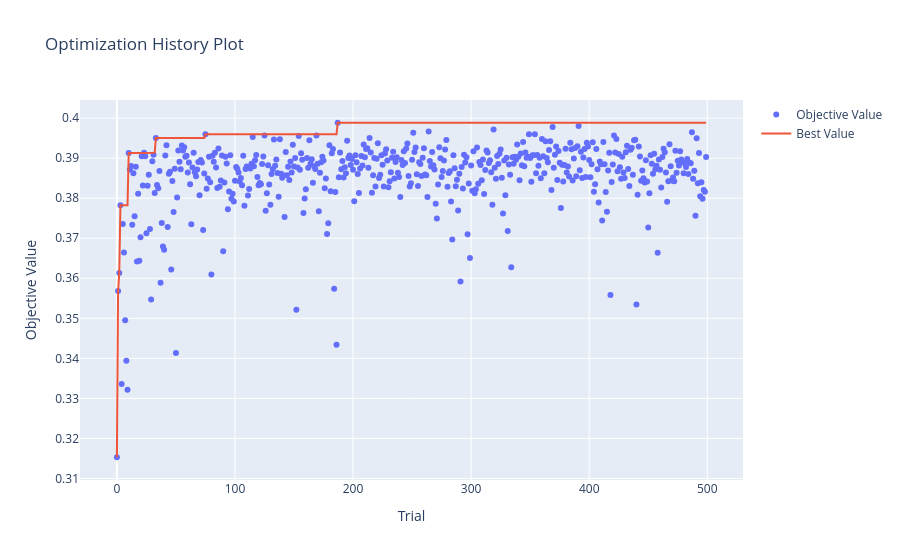
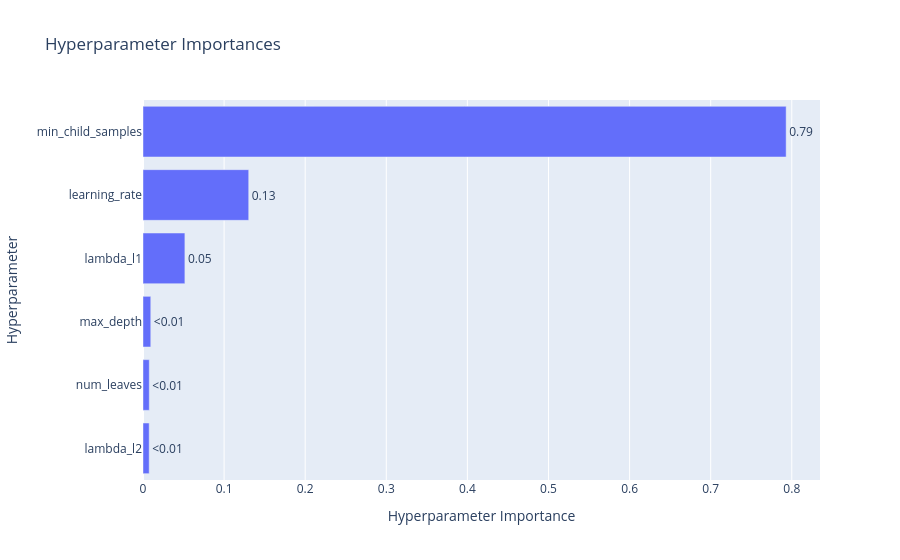

The notebook cell these images were saved under, in order:
### Code cell
# Gráfico 1: Evolución del Kappa
optuna.visualization.plot_optimization_history(study).show()

# Gráfico 2: ¿Qué parámetro es el más influyente?
optuna.visualization.plot_param_importances(study).show()

### Figure 1 — Plotly figure (JSON) as saved in the notebook; plotly's stock layout.template omitted (floating-point values rounded to 4 significant figures; data arrays with more than 128 entries replaced by an {"elided": "..."} marker saying what was removed)
{"data": [{"mode": "markers", "name": "Objective Value", "type": "scatter", "x": {"elided": "500 int values"}, "y": {"elided": "500 float values"}}, {"mode": "lines", "name": "Best Value", "type": "scatter", "x": {"elided": "500 int values"}, "y": {"elided": "500 float values"}}, {"marker": {"color": "#cccccc"}, "mode": "markers", "name": "Infeasible Trial", "showlegend": false, "type": "scatter", "x": [], "y": []}], "layout": {"title": {"text": "Optimization History Plot"}, "xaxis": {"title": {"text": "Trial"}}, "yaxis": {"title": {"text": "Objective Value"}}}}

### Figure 2 — Plotly figure (JSON) as saved in the notebook; plotly's stock layout.template omitted (floating-point values rounded to 4 significant figures)
{"data": [{"cliponaxis": false, "hovertemplate": ["lambda_l2 (FloatDistribution): 0.007620009341794591<extra></extra>", "num_leaves (IntDistribution): 0.0077345863032725806<extra></extra>", "max_depth (IntDistribution): 0.009577058475721639<extra></extra>", "lambda_l1 (FloatDistribution): 0.051652367566955765<extra></extra>", "learning_rate (FloatDistribution): 0.13036537547670443<extra></extra>", "min_child_samples (IntDistribution): 0.7930506028355511<extra></extra>"], "name": "Objective Value", "orientation": "h", "text": ["<0.01", "<0.01", "<0.01", "0.05", "0.13", "0.79"], "textposition": "outside", "type": "bar", "x": [0.00762, 0.007735, 0.009577, 0.05165, 0.1304, 0.7931], "y": ["lambda_l2", "num_leaves", "max_depth", "lambda_l1", "learning_rate", "min_child_samples"]}], "layout": {"title": {"text": "Hyperparameter Importances"}, "xaxis": {"title": {"text": "Hyperparameter Importance"}}, "yaxis": {"title": {"text": "Hyperparameter"}}}}
